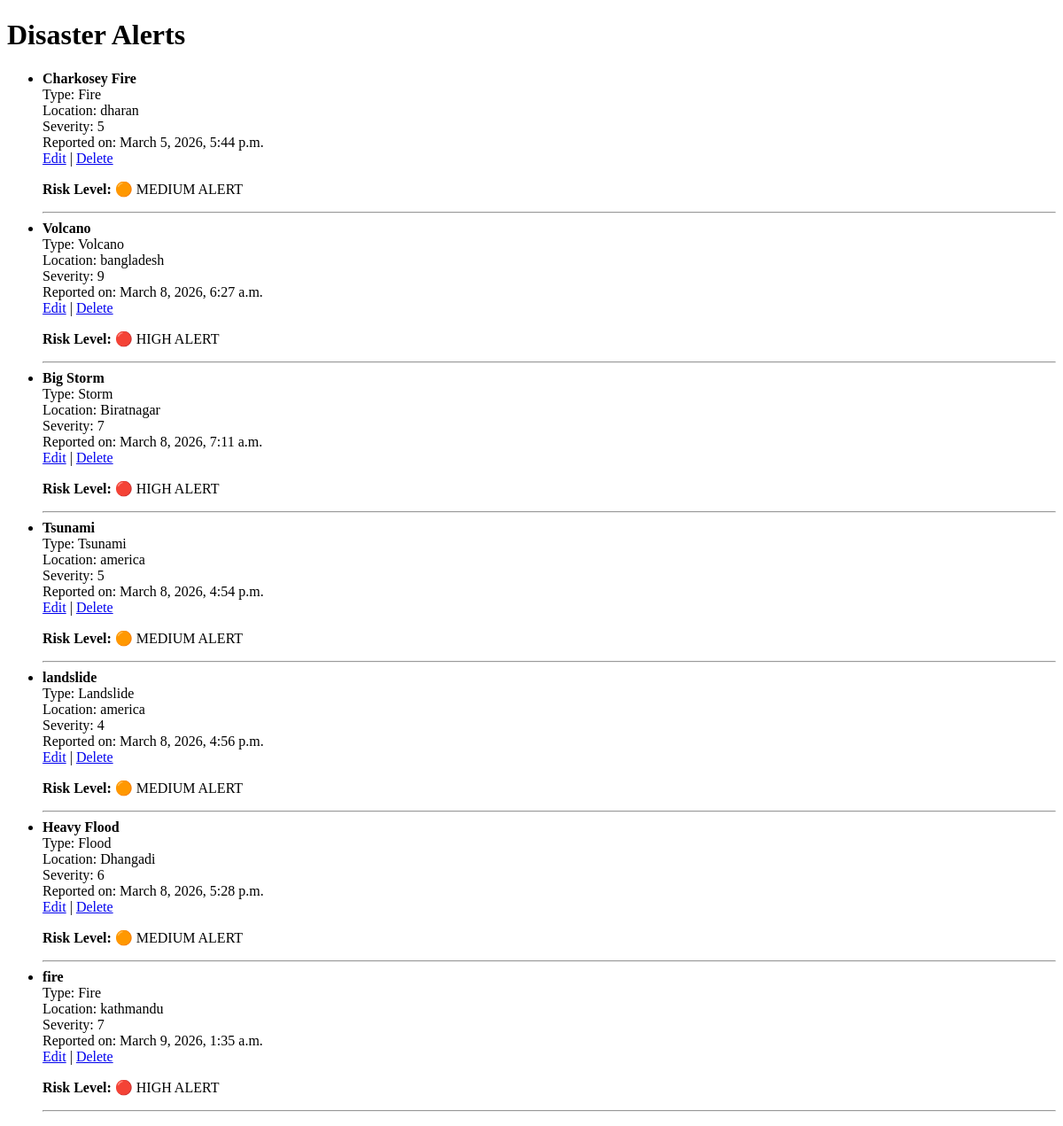
Page /disasters/ on the earlier database version.
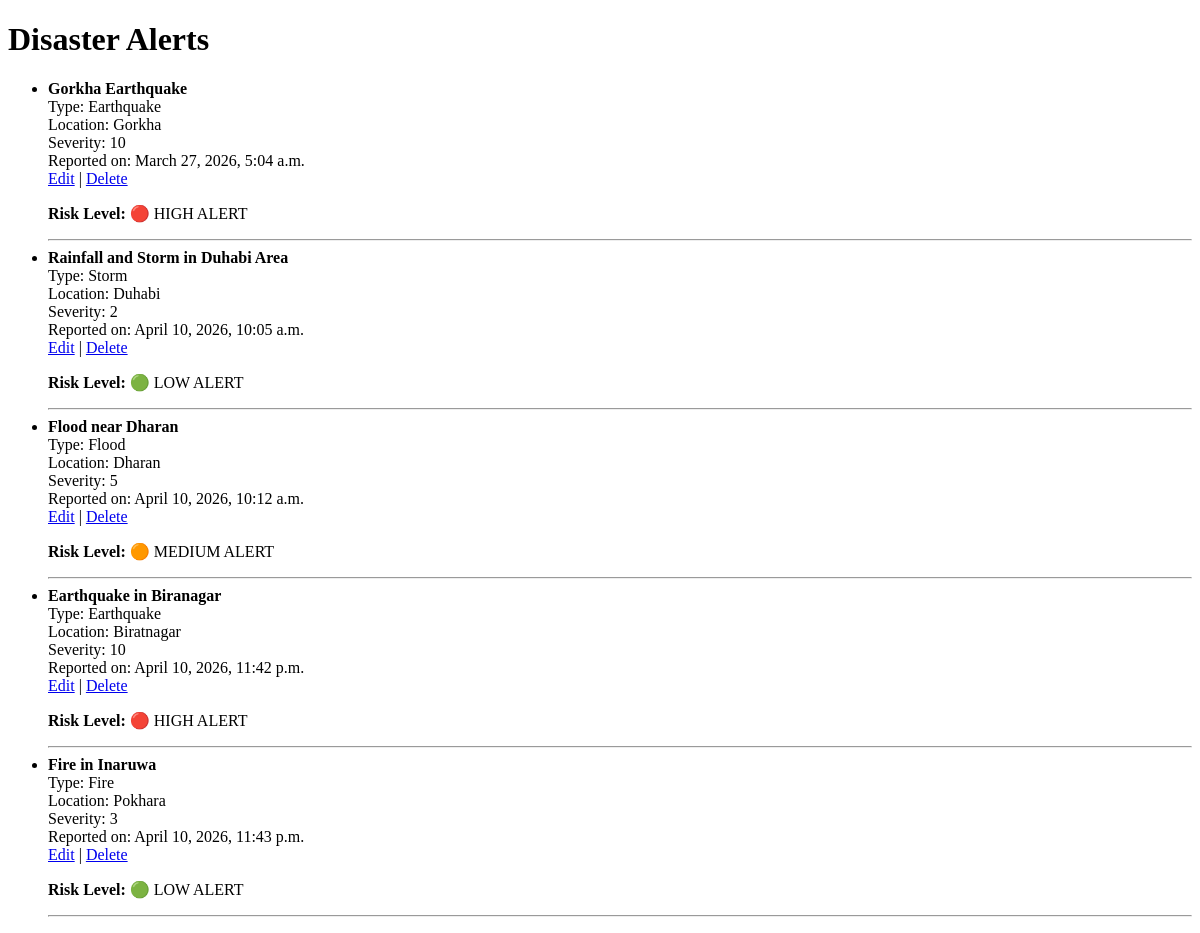
Same page on the later database version.
### core/models.py (models this page shows, shortened)
class Disaster(models.Model):
    title = models.CharField(max_length=200)
    disaster_type = models.CharField(max_length=50, choices=DISASTER_TYPES)
    location = models.CharField(max_length=200)
    latitude = models.FloatField(null=True, blank=True)
    longitude = models.FloatField(null=True, blank=True)
    severity_level = models.IntegerField()
    risk_score = models.IntegerField(default=0)
    description = models.TextField()
    date_reported = models.DateTimeField(auto_now_add=True)
    valid_until = models.DateField(
        null=True,
        blank=True,
        help_text="Date until which this disaster and its alerts are considered active.",
    )
    def risk_level(self):
        if self.severity_level <= 3:
            return "LOW"
        elif self.severity_level <= 6:
            return "MEDIUM"
        else:
            return "HIGH"

### core/views.py (the view)
# urls.py: path("disasters/", views.disaster_list, name="disaster_list"),
def disaster_list(request):
    disasters = Disaster.objects.all()
    return render(request, 'core/disaster_list.html', {'disasters': disasters})

### core/templates/core/disaster_list.html (shortened to what this page needs)
<!DOCTYPE html>
<html>
<head>
</head>
<body>
    <h1>Disaster Alerts</h1>
    {% if disasters %}
        <ul>
            {% for disaster in disasters %}
                <li>
                    <strong>{{ disaster.title }}</strong><br>
                    Type: {{ disaster.disaster_type }}<br>
                    Location: {{ disaster.location }}<br>
                    Severity: {{ disaster.severity_level }}<br>
                    Reported on: {{ disaster.date_reported }}<br>
                    <a href="{% url 'edit_disaster' disaster.id %}">Edit</a> |
                    <a href="{% url 'delete_disaster' disaster.id %}">Delete</a>
                    <p><strong>Risk Level:</strong>
    {% if disaster.risk_level == "HIGH" %}
        🔴 HIGH ALERT
    {% elif disaster.risk_level == "MEDIUM" %}
        🟠 MEDIUM ALERT
    {% else %}
        🟢 LOW ALERT
    {% endif %}
</p>
                    <hr>
                </li>
            {% endfor %}
        </ul>
    {% else %}
        <p>No disasters reported yet.</p>
    {% endif %}
</body>
</html>

Differences in the rows shown:
removed Disaster: title "Charkosey Fire", disaster_type "Fire", location "dharan", severity_level "5", date_reported "March 5, 2026, 5:44 p.m.", shows "🟠 MEDIUM ALERT"
removed Disaster: title "Volcano", disaster_type "Volcano", location "bangladesh", severity_level "9", date_reported "March 8, 2026, 6:27 a.m.", shows "🔴 HIGH ALERT"
removed Disaster: title "Big Storm", disaster_type "Storm", location "Biratnagar", severity_level "7", date_reported "March 8, 2026, 7:11 a.m.", shows "🔴 HIGH ALERT"
removed Disaster: title "Tsunami", disaster_type "Tsunami", location "america", severity_level "5", date_reported "March 8, 2026, 4:54 p.m.", shows "🟠 MEDIUM ALERT"
removed Disaster: title "landslide", disaster_type "Landslide", location "america", severity_level "4", date_reported "March 8, 2026, 4:56 p.m.", shows "🟠 MEDIUM ALERT"
removed Disaster: title "Heavy Flood", disaster_type "Flood", location "Dhangadi", severity_level "6", date_reported "March 8, 2026, 5:28 p.m.", shows "🟠 MEDIUM ALERT"
removed Disaster: title "fire", disaster_type "Fire", location "kathmandu", severity_level "7", date_reported "March 9, 2026, 1:35 a.m.", shows "🔴 HIGH ALERT"
added Disaster: title "Gorkha Earthquake", disaster_type "Earthquake", location "Gorkha", severity_level "10", date_reported "March 27, 2026, 5:04 a.m.", shows "🔴 HIGH ALERT"
added Disaster: title "Rainfall and Storm in Duhabi Area", disaster_type "Storm", location "Duhabi", severity_level "2", date_reported "April 10, 2026, 10:05 a.m.", shows "🟢 LOW ALERT"
added Disaster: title "Flood near Dharan", disaster_type "Flood", location "Dharan", severity_level "5", date_reported "April 10, 2026, 10:12 a.m.", shows "🟠 MEDIUM ALERT"
added Disaster: title "Earthquake in Biranagar", disaster_type "Earthquake", location "Biratnagar", severity_level "10", date_reported "April 10, 2026, 11:42 p.m.", shows "🔴 HIGH ALERT"
added Disaster: title "Fire in Inaruwa", disaster_type "Fire", location "Pokhara", severity_level "3", date_reported "April 10, 2026, 11:43 p.m.", shows "🟢 LOW ALERT"
